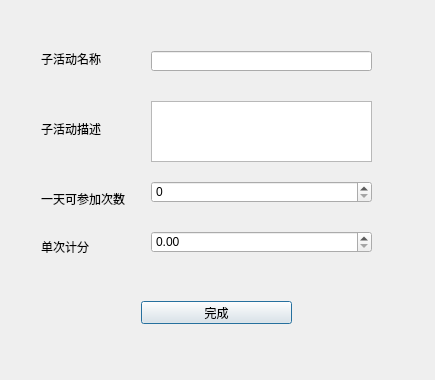
<?xml version="1.0" encoding="UTF-8"?>
<ui version="4.0">
 <class>CreateChildActivity</class>
 <widget class="QDialog" name="CreateChildActivity">
  <property name="geometry">
   <rect>
    <x>0</x>
    <y>0</y>
    <width>435</width>
    <height>380</height>
   </rect>
  </property>
  <property name="windowTitle">
   <string>Dialog</string>
  </property>
  <layout class="QGridLayout" name="gridLayout">
   <item row="0" column="0">
    <widget class="QWidget" name="widgetInner" native="true">
     <widget class="QLabel" name="label">
      <property name="geometry">
       <rect>
        <x>30</x>
        <y>40</y>
        <width>91</width>
        <height>16</height>
       </rect>
      </property>
      <property name="text">
       <string>子活动名称</string>
      </property>
     </widget>
     <widget class="QLineEdit" name="lineEdit">
      <property name="geometry">
       <rect>
        <x>140</x>
        <y>40</y>
        <width>221</width>
        <height>20</height>
       </rect>
      </property>
     </widget>
     <widget class="QTextEdit" name="textEdit">
      <property name="geometry">
       <rect>
        <x>140</x>
        <y>90</y>
        <width>221</width>
        <height>61</height>
       </rect>
      </property>
     </widget>
     <widget class="QLabel" name="label_2">
      <property name="geometry">
       <rect>
        <x>30</x>
        <y>110</y>
        <width>81</width>
        <height>16</height>
       </rect>
      </property>
      <property name="text">
       <string>子活动描述</string>
      </property>
     </widget>
     <widget class="QPushButton" name="pushButton_finished">
      <property name="geometry">
       <rect>
        <x>130</x>
        <y>290</y>
        <width>151</width>
        <height>23</height>
       </rect>
      </property>
      <property name="text">
       <string>完成</string>
      </property>
     </widget>
     <widget class="QLabel" name="label_3">
      <property name="geometry">
       <rect>
        <x>30</x>
        <y>180</y>
        <width>91</width>
        <height>16</height>
       </rect>
      </property>
      <property name="text">
       <string>一天可参加次数</string>
      </property>
     </widget>
     <widget class="QLabel" name="label_4">
      <property name="geometry">
       <rect>
        <x>30</x>
        <y>230</y>
        <width>54</width>
        <height>12</height>
       </rect>
      </property>
      <property name="text">
       <string>单次计分</string>
      </property>
     </widget>
     <widget class="QSpinBox" name="spinBox">
      <property name="geometry">
       <rect>
        <x>140</x>
        <y>170</y>
        <width>221</width>
        <height>22</height>
       </rect>
      </property>
     </widget>
     <widget class="QDoubleSpinBox" name="doubleSpinBox">
      <property name="geometry">
       <rect>
        <x>140</x>
        <y>220</y>
        <width>221</width>
        <height>22</height>
       </rect>
      </property>
     </widget>
    </widget>
   </item>
  </layout>
 </widget>
 <resources/>
 <connections/>
</ui>
